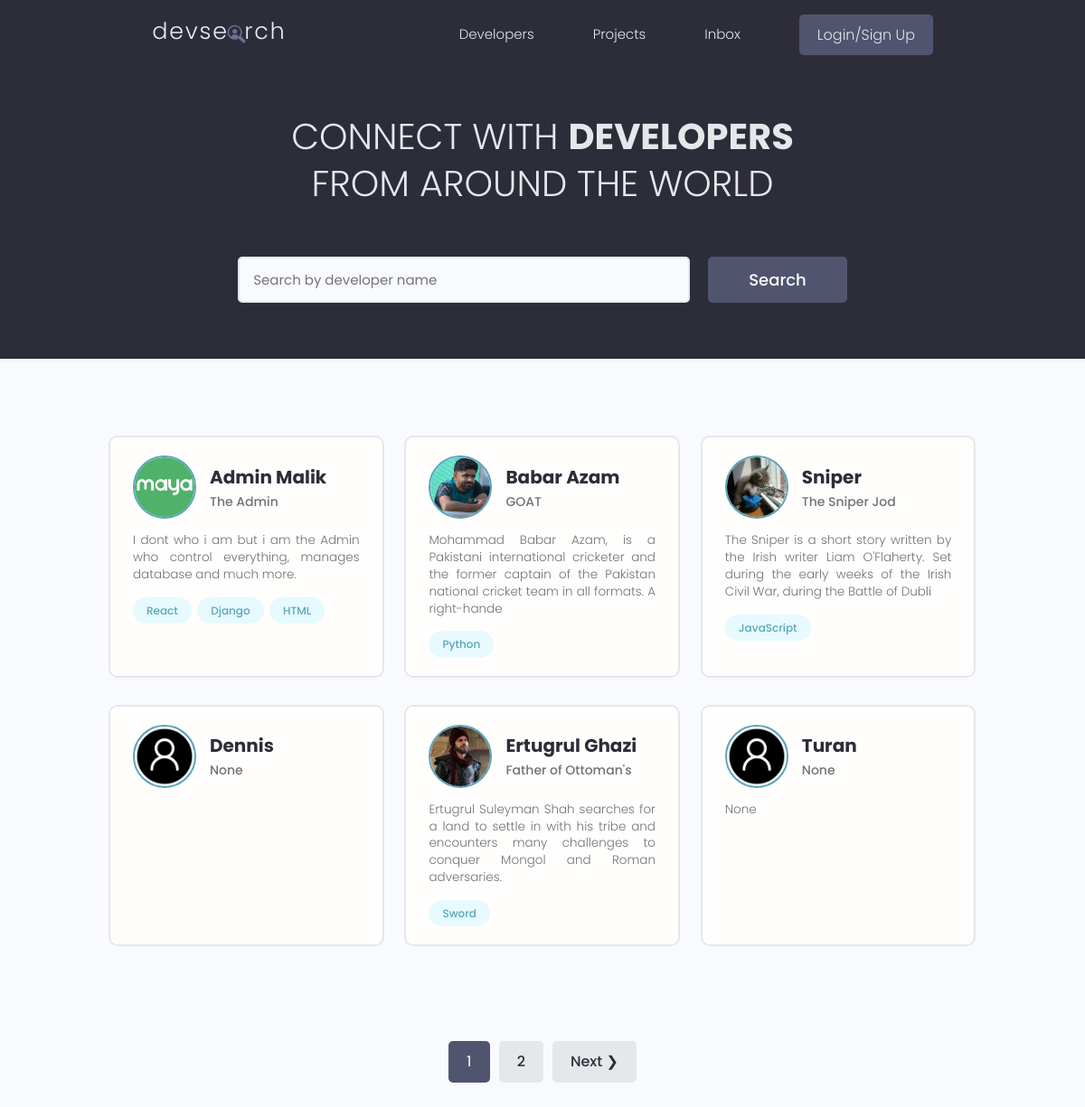
Before: / with the older database file.
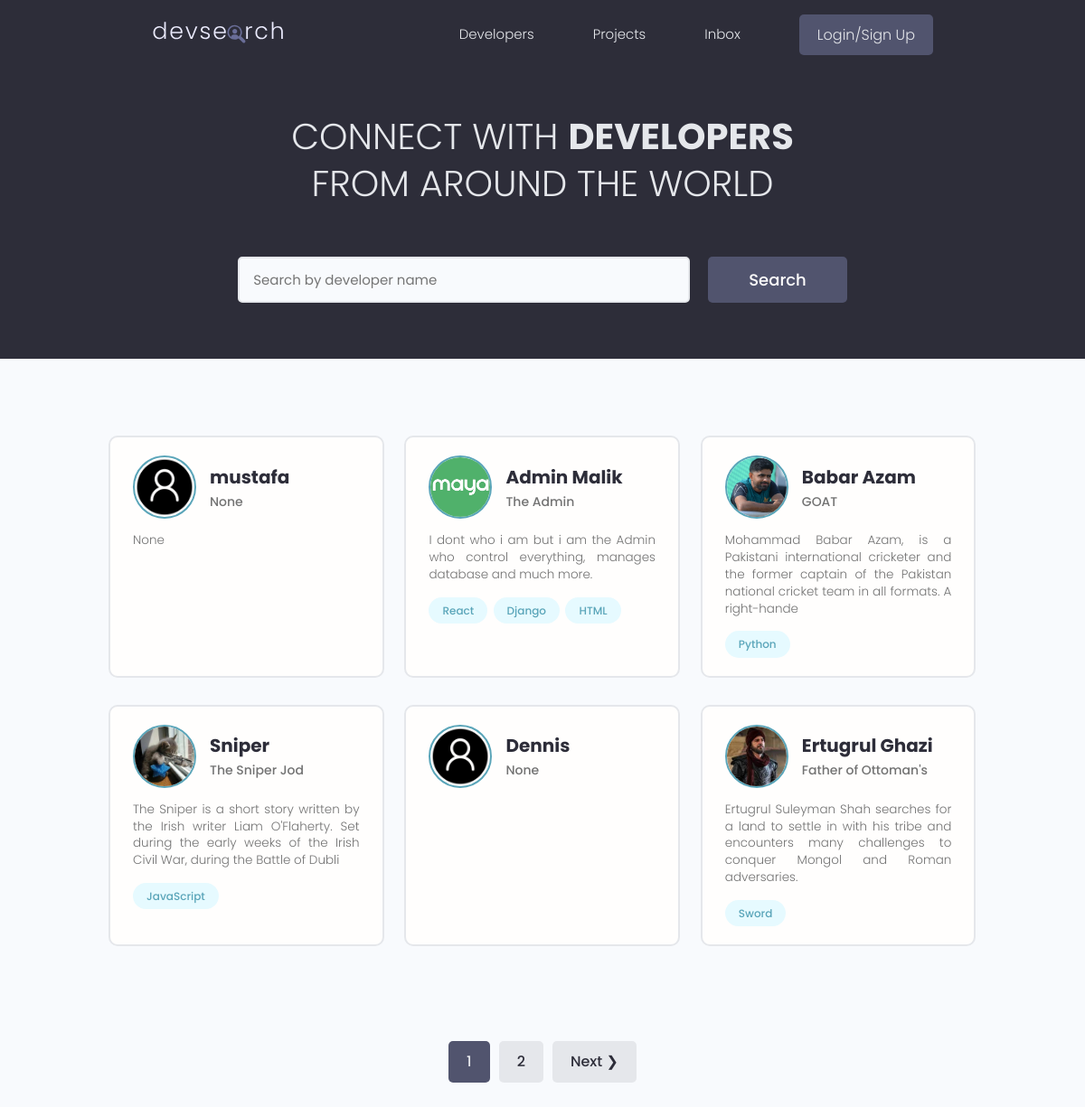
After: the same page with the newer database file.
### users/models.py (models this page shows, shortened)
class Profile(models.Model):
    user = models.OneToOneField(User,on_delete=models.CASCADE,null=True,blank=True)
    name = models.CharField(max_length=200,null=True,blank=True)
    email = models.EmailField(max_length=200,unique = True,null=True,blank=True)
    username = models.CharField(max_length=200,null=True,blank=True)
    headline = models.CharField(max_length=200,null=True,blank=True)
    bio = models.TextField(null=True,blank=True)
    location = models.CharField(max_length=200,null=True,blank=True)
    profile_image = models.ImageField(max_length=200,null=True,blank=True,upload_to='profiles/',default='default_profile.png')
    social_github = models.CharField(max_length=200,null=True,blank=True)
    social_twitter = models.CharField(max_length=200,null=True,blank=True)
    social_linkedin = models.CharField(max_length=200,null=True,blank=True)
    social_youtube = models.CharField(max_length=200,null=True,blank=True)
    social_website = models.CharField(max_length=200,null=True,blank=True)
    created = models.DateTimeField(auto_now_add=True)
    id = models.UUIDField(default=uuid.uuid4,unique=True,primary_key=True,editable=False)

class Skills(models.Model):
    owner = models.ForeignKey(Profile, on_delete=models.CASCADE,null=True,blank=True)
    name = models.CharField(max_length=200,null=True,blank=True)
    description = models.TextField(null=True,blank=True)
    created = models.DateTimeField(auto_now_add=True)
    id = models.UUIDField(default=uuid.uuid4,unique=True,primary_key=True,editable=False)
    def __str__(self):
        return str(self.name)

### users/views.py (the view)
# urls.py: path('', views.profile, name='profiles'),
def profile(request):
    q = ''
    if request.GET.get('q'):
        q = request.GET.get('q')
    skills = Skills.objects.filter(name__icontains=q)
    profiles = Profile.objects.distinct().filter(
        Q(name__icontains=q) |
        Q(headline__icontains=q) |
        Q(skills__in=skills)
    )
    page = request.GET.get('page')
    results = 6
    paginator = Paginator(profiles, results)
    try:
        profiles = paginator.page(page)
    except PageNotAnInteger:
        page = 1
        profiles = paginator.page(page)
    except EmptyPage:
        page = paginator.num_pages
        profiles = paginator.page(page)
    context = {'page' : 'Developers','profiles' : profiles, 'q' : q, 'paginator' : paginator}
    return render(request, 'profiles.html', context)

### users/templates/profiles.html (shortened to what this page needs)
{% extends "base.html" %}
{% block content %}
<main class="home">
    <section class="hero-section text-center">
      <div class="container container--narrow">
        <div class="hero-section__box">
          <h2>CONNECT WITH <span>DEVELOPERS</span></h2>
          <h2>FROM AROUND THE WORLD</h2>
        </div>
        <div class="hero-section__search">
          <form class="form" action="{% url 'profiles' %}" method="get">
            <div class="form__field">
              <input class="input input--text" id="formInput#search" type="text" name="q"
               value="{{q}}" placeholder="Search by developer name" />
            </div>
            <input class="btn btn--sub btn--lg" type="submit" value="Search" />
          </form>
        </div>
      </div>
    </section>
    <section class="devlist">
      <div class="container">
        <div class="grid grid--three">
            {% for profile in profiles %}
          <div class="column card">
            <div class="dev">
              <a href="{% url 'user-profile' profile.id %}" class="card__body">
                <div class="dev__profile">
                  <img class="avatar avatar--md" src="{{ profile.profile_image.url }}" alt="image" />
                  <div class="dev__meta">
                    <h3>{{ profile.name }}</h3>
                    <h5>{{ profile.headline }}</h5>
                  </div>
                </div>
                <p class="dev__info">
                  {{ profile.bio|slice:"150" }}
                </p>
                <div class="dev__skills">
                  {% for skill in profile.skills_set.all %}
                  <span class="tag tag--pill tag--main">
                    <small>{{ skill }}</small>
                  </span>
                  {% endfor %}
                </div>
              </a>
            </div>
          </div>
          {% endfor %}
        </div>
      </div>
    </section>
    {% if profiles.has_other_pages %}
    <div class="pagination">
      <ul class="container">
        {% for page in paginator.page_range %}
        {% if page == profiles.number %}
        <li><a class="btn page-link btn--sub" href="?={{page}}">{{page}}</a></li>
        {% else %}
        <li><a class="btn page-link" href="?page={{page}}">{{page}}</a></li>
        {% endif %}
        {% endfor %}
        {% if profiles.has_next %}
        <li><a class="btn page-link btn" href="?page={{profiles.next_page_number}}">Next &#10095;</a></li>
        {% endif %}
      </ul>
    </div>
    {% endif %}
  </main>
{% endblock content %}

### templates/base.html (shortened to what this page needs)
<!DOCTYPE html>
{% load static %}
<html lang="en">
<head>
  <link rel="stylesheet" href="https://cdn.iconmonstr.com/1.3.0/css/iconmonstr-iconic-font.min.css" />
  <link rel="stylesheet" href="{% static 'uikit/styles/uikit.css' %}" />
  <link rel="stylesheet" href="{% static 'styles/app.css' %}" />
</head>
<body>
{% include "navbar.html" %}
{% block content %}
{% endblock content %}
</body>
</html>

### templates/navbar.html (shortened to what this page needs)
{% load static %}
<header class="header">
    <div class="container container--narrow">
      <a href="{% url 'profiles' %}" class="header__logo">
        <img src="{% static 'images/logo.svg' %}" alt="DevSearch Logo" />
      </a>
      <nav class="header__nav">
        <ul class="header__menu">
          <li class="header__menuItem"><a href="{% url 'profiles' %}">Developers</a></li>
          <li class="header__menuItem"><a href="{% url 'project' %}">Projects</a></li>
          <li class="header__menuItem"><a href="{% url 'inbox' %}">Inbox</a></li>
          {% if request.user.is_authenticated %}
          <li class="header__menuItem"><a href="{% url 'user-account' %}">My Account</a></li>
          <li class="header__menuItem"><a href="{% url 'logout-User' %}" class="btn btn--sub">Logout</a></li>
          {% else %}
          <li class="header__menuItem"><a href="{% url 'login-User' %}" class="btn btn--sub">Login/Sign Up</a></li>
          {% endif %}
        </ul>
      </nav>
    </div>
  </header>

### static/styles/app.css (style rules this page uses)
:root { --color-sub: #2d2d39; }
.btn--sub { background-color: var(--color-sub-light); }
.card { border: 2px solid var(--color-light); }
img { width: 100%; }
.header { position: sticky; z-index: 111; background-color: var(--color-sub); padding: 1.5rem 0; }
.header > .container { display: flex; justify-content: space-between; align-items: center; }
.header__logo > img { height: 3.8rem; }
.header__nav > ul { display: inline-flex; align-items: center; list-style: none; gap: 6.5rem; }
.header__menuItem > a { color: var(--color-light); font-weight: 300; }
.hero-section { height: 40vh; display: flex; align-items: center; background-color: var(--color-sub); }
.hero-section__box { margin-bottom: 4rem; }
.hero-section__box > h2, .hero-section__box > h2 > span { font-size: 4rem; color: var(--color-light); line-height: 1.3; text-transform: uppercase; }
.hero-section__box > h2 { font-weight: 300; }
.hero-section__box > h2 > span { font-weight: 700; }
.hero-section__search > .form { display: flex; align-items: center; justify-content: center; gap: 2rem; }
.hero-section__search > .form input.input--text { width: 50rem; }
.devlist { margin-top: 8rem; }
.devlist .grid { align-items: stretch; }
.devlist .dev .dev__profile { display: flex; align-items: center; gap: 1.5rem; }
.devlist .dev .dev__meta h3 { color: var(--color-sub); font-size: 2rem; font-weight: 700; }
.devlist .dev .dev__meta h5 { color: var(--color-text); font-size: 1.4rem; font-weight: 500; }
.devlist .dev .dev__info { margin: 1.5rem 0; font-size: 1.35rem; line-height: 1.4; text-align: justify; }
.pagination { margin-top: 8rem; margin-bottom: 10rem; }
.pagination > ul { flex-wrap: wrap; list-style: none; display: flex; align-items: center; justify-content: center; gap: 1rem; }
.pagination .btn { color: var(--color-sub); }
.pagination .btn.btn--sub { color: var(--color-light); }

### static/uikit/styles/modules/_variables.css (style rules this page uses)
:root { --color-main: #5aa5b9; --color-main-light: #e6faff; --color-sub: #3f4156; --color-sub-light: #51546e; --color-sub-lighter: #ededfd; --color-text: #737373; --color-gray: #8b8b8b; --color-light: #e5e7eb; --color-light-gray: #767676; --color-bg: #f8fafd; --color-white: #fffefd; --color-white-light: #f3f3f3; --color-success: #359e64; --color-success-bg: #def8e8; --color-error: #fc4b0b; --color-error-bg: #fff2ee; --font-base: 'Poppins', arial, helvetica, 'Segoe UI', roboto, ubuntu, sans-serif; --font-monospace: 'Fira Code', 'Courier New', courier, monospace; --font-regular: 300; --font-medium: 500; --font-bold: 700; --generic-shadow: 1px 1px 5px #00000010; --generic-transition: all 0.3s ease-in-out; }

### static/uikit/styles/modules/_base.css (style rules this page uses)
* { margin: 0; padding: 0; box-sizing: border-box; text-rendering: optimizeLegibility; color: inherit; font-size: inherit; }
html { font-size: 50%; }
@media only screen and (min-width: 480px) { html { font-size: 56.25%; } }
@media only screen and (min-width: 1200px) { html { font-size: 62.5%; } }
body { line-height: 1.6; font-weight: 400; font-size: 1.5rem; color: var(--color-text); background-color: var(--color-bg); min-height: 100vh; }

### static/uikit/styles/modules/_typography.css (style rules this page uses)
* { font-family: var(--font-base); }
h2 { font-size: 3.6rem; font-weight: var(--font-bold); }
h3 { font-size: 3.2rem; font-weight: var(--font-medium); }
h5 { font-size: 2.4rem; font-weight: var(--font-medium); }
h5, h6 { font-weight: var(--font-regular); }
p, span, strong { font-size: 1.6rem; color: var(--color-text); font-weight: var(--font-regular); }
a { padding-bottom: 2px; text-decoration: none; display: inline-block; color: var(--color-main); font-weight: var(--font-medium); }

### static/uikit/styles/modules/_utilities.css (style rules this page uses)
.container { width: 92%; max-width: 165rem; margin: 0 auto; box-sizing: border-box; }
.container--narrow { width: 92%; max-width: 120rem; }
@media screen and (min-width: 1000px) { .container { width: 90%; } }
@media screen and (min-width: 1000px) { .container--narrow { width: 85%; } }
@media screen and (min-width: 1200px) { .container { width: 80%; } }
@media screen and (min-width: 1200px) { .container--narrow { width: 72%; } }
.text-center { text-align: center; }

### static/uikit/styles/modules/_avatar.css (style rules this page uses)
.avatar { border-radius: 50%; border: 2px solid var(--color-main); object-fit: cover; }
.avatar--md { height: 7rem; width: 7rem; }

### static/uikit/styles/modules/_card.css (style rules this page uses)
.card { border-radius: 1rem; background-color: var(--color-white); border: 1.5px solid var(--color-light); width: auto; height: auto; margin-top: 0.5rem; margin-bottom: 0.5rem; overflow: hidden; }
.card__body, .card__header { padding: 2rem 2.5rem; }

Changed rows visible on the page:
no longer on this page (row unchanged): Profile: profile_image (placeholder picture), name "Turan", headline "None", bio "None"
added Profile: profile_image (placeholder picture), name "mustafa", headline "None", bio "None"
